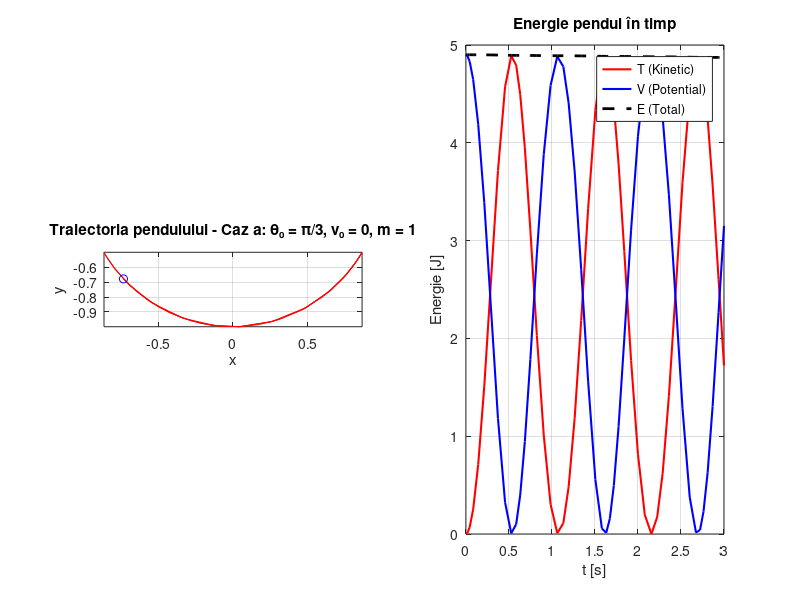
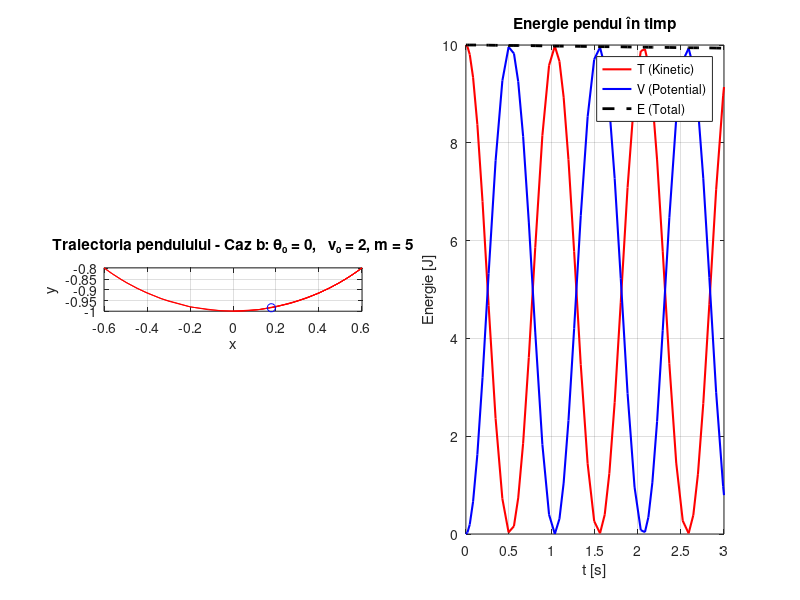

Write MATLAB code to recreate these figures, in order.
g = 9.8;    % Constanta gravitationala

% Date de testare
cazuri = {
    struct('tf', 3, 'theta0' , pi/3, 'v0', 0, 'l', 1, 'm', 1, 'titlu', 'Caz a: θ₀ = π/3, v₀ = 0, m = 1'),
    struct('tf', 3, 'theta0' , 0,    'v0', 2, 'l', 1, 'm', 5, 'titlu', 'Caz b: θ₀ = 0,   v₀ = 2, m = 5')
};

for i = 1:length(cazuri)
    c = cazuri{i};
    theta0 = c.theta0;
    omega0 = c.v0 / c.l;       % derivata unghiulară inițială
    l = c.l;
    m = c.m;
    tf = c.tf;

    % Sistemul de EDO pentru pendul: θ'' = -g/l * sin(θ)
    ode = @(t, Y) [Y(2); -g/l * sin(Y(1))];

    % Rezolvare cu ode23
    [t, sol] = ode23(ode, [0 tf], [theta0, omega0]);
    theta = sol(:,1);
    omega = sol(:,2);

    % Poziție reală în plan
    x = l * sin(theta);
    y = -l * cos(theta);

    % Viteza (modul): v = l * |θ̇|
    v = l * abs(omega);

    % Energii
    T = 0.5 * m * (l^2) .* omega.^2;              % energie cinetică
    V = m * g * (l - l * cos(theta));             % energie potențială
    E = T + V;                                    % energie totală

    % === Figura cu subploturi ===
    figure('Name', ['Pendul matematic - ' c.titlu], 'NumberTitle', 'off');

    % Subplot 1: Traiectoria reală cu comet
    subplot(1,2,1);
    comet(x, y);
    axis equal;
    xlabel('x'); ylabel('y');
    title(['Traiectoria pendulului - ' c.titlu]);
    grid on;

    % Subplot 2: Energiile
    subplot(1,2,2);
    plot(t, T, 'r', 'LineWidth', 1.5); hold on;
    plot(t, V, 'b', 'LineWidth', 1.5);
    plot(t, E, 'k--', 'LineWidth', 2);
    legend('T (Kinetic)', 'V (Potential)', 'E (Total)', 'Location', 'best');
    title('Energie pendul în timp');
    xlabel('t [s]'); ylabel('Energie [J]');
    grid on;
end
